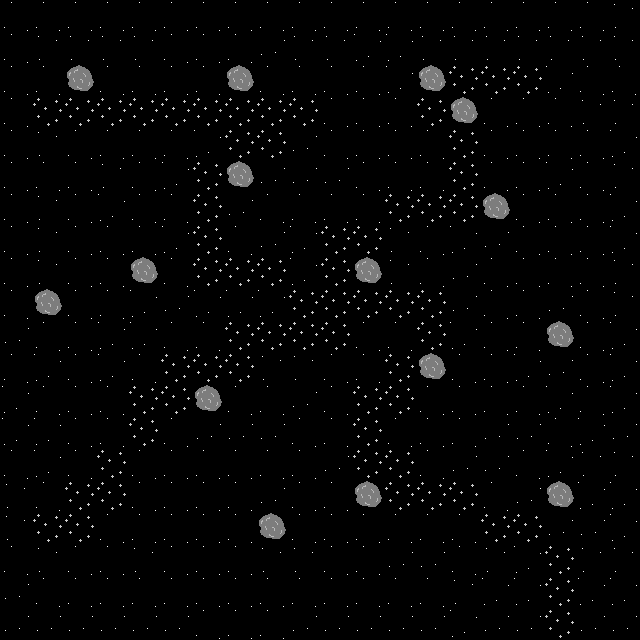

Below is a game level as drawn by its tile map, then a one-line description and the .tmx file that defines it, in full:
An orthogonal 20x20 tile map with 32x32 px tiles, 1 tile layer (terrain).

<map version="1.0" orientation="orthogonal" renderorder="right-down" width="20" height="20" tilewidth="32" tileheight="32" nextobjectid="1">
 <tileset firstgid="1" name="space" tilewidth="32" tileheight="32" tilecount="9" columns="3">
  <image source="../../tilesets/space.png" width="96" height="96" />
  <tile id="2">
   <properties>
    <property name="holdShip" type="bool" value="false" />
    <property name="name" value="blocked" />
   </properties>
  </tile>
  <tile id="5">
   <properties>
    <property name="moveCost" type="int" value="2" />
    <property name="name" value="obstructed" />
   </properties>
  </tile>
 </tileset>
 <layer name="terrain" width="20" height="20">
  <data encoding="csv">
1,1,1,1,1,1,1,1,1,1,1,1,1,1,1,1,1,1,1,2,
1,2,2,2,2,1,1,1,4,2,2,5,5,2,2,2,2,2,2,2,
1,1,3,1,1,1,1,3,1,1,1,1,5,3,6,6,6,5,1,1,
1,6,6,6,6,6,6,6,6,6,1,1,1,6,3,1,1,1,2,2,
1,2,1,1,1,1,5,6,6,4,1,1,1,1,6,1,1,1,1,5,
1,1,1,2,1,5,6,3,4,4,4,1,1,1,6,1,1,5,1,2,
1,2,1,5,1,1,6,4,1,1,1,1,6,6,6,3,1,1,1,5,
1,2,1,1,1,5,6,1,4,5,6,6,2,1,5,4,1,1,1,5,
1,2,1,1,3,1,6,6,6,5,6,3,2,1,4,1,1,1,1,2,
1,3,1,1,5,4,5,5,5,6,6,6,6,6,4,1,1,4,1,2,
4,1,1,5,5,1,1,6,6,6,6,1,1,6,5,1,1,3,1,5,
1,5,1,5,1,6,6,6,2,2,1,1,6,3,1,1,5,4,1,5,
5,1,1,1,6,6,3,1,1,4,1,6,6,1,1,1,1,5,1,5,
5,5,1,1,6,1,4,4,4,1,1,6,1,1,1,4,4,1,5,4,
1,5,1,6,1,1,1,1,1,1,4,6,6,1,4,4,1,5,2,2,
2,1,6,6,1,1,1,1,4,1,1,3,6,6,6,1,4,3,5,5,
2,6,6,1,1,1,1,1,3,1,1,1,1,1,1,6,6,4,4,5,
1,2,1,1,2,1,1,1,2,2,1,1,4,4,1,2,5,6,2,2,
4,1,1,1,1,1,1,1,1,1,1,1,1,1,2,5,5,6,5,5,
4,4,4,4,4,4,1,1,1,4,4,4,4,4,5,4,4,6,4,4
</data>
 </layer>
</map>